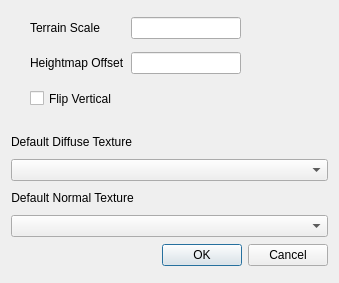
<?xml version="1.0" encoding="UTF-8"?>
<ui version="4.0">
 <class>importheightmapdialog</class>
 <widget class="QDialog" name="importheightmapdialog">
  <property name="geometry">
   <rect>
    <x>0</x>
    <y>0</y>
    <width>339</width>
    <height>283</height>
   </rect>
  </property>
  <property name="windowTitle">
   <string>Import HeightMap</string>
  </property>
  <property name="modal">
   <bool>true</bool>
  </property>
  <layout class="QVBoxLayout" name="verticalLayout">
   <item>
    <spacer name="verticalSpacer">
     <property name="orientation">
      <enum>Qt::Vertical</enum>
     </property>
     <property name="sizeType">
      <enum>QSizePolicy::Fixed</enum>
     </property>
     <property name="sizeHint" stdset="0">
      <size>
       <width>300</width>
       <height>120</height>
      </size>
     </property>
    </spacer>
   </item>
   <item>
    <widget class="QLabel" name="diffuseLabel">
     <property name="sizePolicy">
      <sizepolicy hsizetype="Fixed" vsizetype="Preferred">
       <horstretch>0</horstretch>
       <verstretch>0</verstretch>
      </sizepolicy>
     </property>
     <property name="maximumSize">
      <size>
       <width>16777215</width>
       <height>20</height>
      </size>
     </property>
     <property name="text">
      <string>Default Diffuse Texture</string>
     </property>
     <property name="alignment">
      <set>Qt::AlignCenter</set>
     </property>
    </widget>
   </item>
   <item>
    <widget class="QComboBox" name="mDiffuseCombo">
     <property name="enabled">
      <bool>true</bool>
     </property>
     <property name="sizePolicy">
      <sizepolicy hsizetype="MinimumExpanding" vsizetype="Fixed">
       <horstretch>0</horstretch>
       <verstretch>0</verstretch>
      </sizepolicy>
     </property>
    </widget>
   </item>
   <item>
    <widget class="QLabel" name="normalLabel">
     <property name="sizePolicy">
      <sizepolicy hsizetype="Fixed" vsizetype="Fixed">
       <horstretch>0</horstretch>
       <verstretch>0</verstretch>
      </sizepolicy>
     </property>
     <property name="maximumSize">
      <size>
       <width>16777215</width>
       <height>20</height>
      </size>
     </property>
     <property name="text">
      <string>Default Normal Texture</string>
     </property>
     <property name="alignment">
      <set>Qt::AlignCenter</set>
     </property>
    </widget>
   </item>
   <item>
    <widget class="QComboBox" name="mNormalCombo">
     <property name="sizePolicy">
      <sizepolicy hsizetype="MinimumExpanding" vsizetype="Fixed">
       <horstretch>0</horstretch>
       <verstretch>0</verstretch>
      </sizepolicy>
     </property>
    </widget>
   </item>
   <item>
    <widget class="QDialogButtonBox" name="buttonBox">
     <property name="orientation">
      <enum>Qt::Horizontal</enum>
     </property>
     <property name="standardButtons">
      <set>QDialogButtonBox::Cancel|QDialogButtonBox::Ok</set>
     </property>
    </widget>
   </item>
  </layout>
  <widget class="QWidget" name="gridLayoutWidget">
   <property name="geometry">
    <rect>
     <x>30</x>
     <y>10</y>
     <width>211</width>
     <height>71</height>
    </rect>
   </property>
   <layout class="QGridLayout" name="gridLayout" columnstretch="0,0">
    <property name="sizeConstraint">
     <enum>QLayout::SetDefaultConstraint</enum>
    </property>
    <item row="0" column="0">
     <widget class="QLabel" name="input1label">
      <property name="text">
       <string>Terrain Scale</string>
      </property>
     </widget>
    </item>
    <item row="0" column="1">
     <widget class="QLineEdit" name="mInputScale"/>
    </item>
    <item row="1" column="1">
     <widget class="QLineEdit" name="mInputBias"/>
    </item>
    <item row="1" column="0">
     <widget class="QLabel" name="input2label">
      <property name="text">
       <string>Heightmap Offset</string>
      </property>
     </widget>
    </item>
   </layout>
  </widget>
  <widget class="QCheckBox" name="mInverted">
   <property name="geometry">
    <rect>
     <x>30</x>
     <y>90</y>
     <width>131</width>
     <height>17</height>
    </rect>
   </property>
   <property name="text">
    <string>Flip Vertical</string>
   </property>
  </widget>
 </widget>
 <resources/>
 <connections>
  <connection>
   <sender>buttonBox</sender>
   <signal>accepted()</signal>
   <receiver>importheightmapdialog</receiver>
   <slot>accept()</slot>
   <hints>
    <hint type="sourcelabel">
     <x>248</x>
     <y>254</y>
    </hint>
    <hint type="destinationlabel">
     <x>157</x>
     <y>274</y>
    </hint>
   </hints>
  </connection>
  <connection>
   <sender>buttonBox</sender>
   <signal>rejected()</signal>
   <receiver>importheightmapdialog</receiver>
   <slot>reject()</slot>
   <hints>
    <hint type="sourcelabel">
     <x>248</x>
     <y>254</y>
    </hint>
    <hint type="destinationlabel">
     <x>157</x>
     <y>274</y>
    </hint>
   </hints>
  </connection>
 </connections>
</ui>
